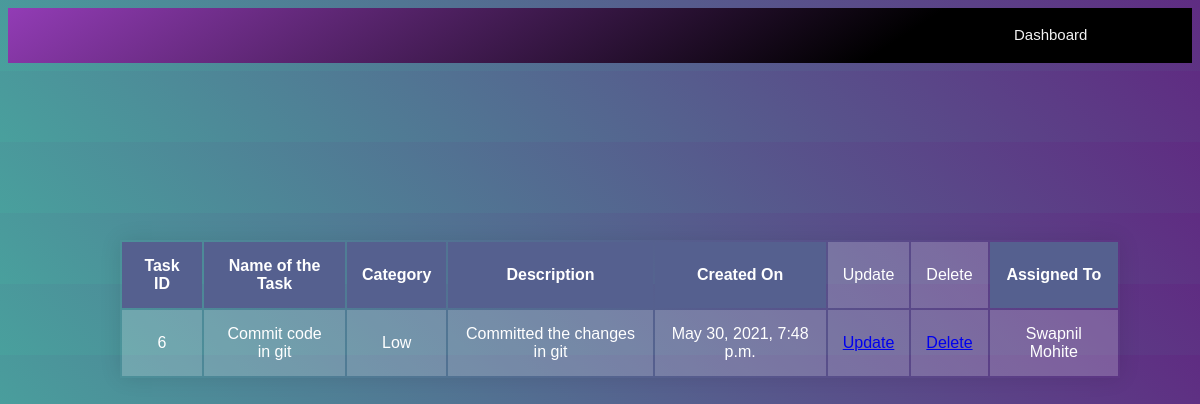
Page /view_task/6/ on the committed database.
### ttt/models.py (models this page shows, shortened)
class Task(models.Model):
	CATEGORY = [
		( 'Low', 'Low'),
		('Medium', 'Medium'),
		('Urgent', 'Urgent'),
		]
	STATUS = [
		('Not Started', 'Not Started'),
		('In Progress', 'In Progress'),
		('Completed', 'Completed'),
		]
	name = models.CharField(max_length=200, null=True)
	category = models.CharField(max_length=200, null=True, choices=CATEGORY)
	description = models.CharField(max_length=200, null=True)
	date_created = models.DateTimeField(auto_now_add=True, null=True)
	member = models.ForeignKey('Member', null=True, on_delete=models.SET_NULL)
	task_status = models.CharField(max_length=200, null=True, choices=STATUS)

class Member(models.Model):
	DESIGNATION = [
		('Developer', 'Developer'),
		('Tester', 'Tester'),
		('Support', 'Support'),
		]
	name = models.CharField(max_length=200, null=True)
	role = models.CharField(max_length=100, null=True, choices=DESIGNATION)
	email = models.CharField(max_length=200, null=True)
	date_created = models.DateTimeField(auto_now_add=True, null=True)

### ttt/views.py (the view)
# urls.py: path('view_task/<int:pk>/', views.view_task, name='view_task'),
def view_task(request, pk):
	tasks = Task.objects.get(id=pk)
	context={
		'tasks' : tasks,
		}
	return render(request, 'ttt/view_task.html', context)

### ttt/templates/ttt/view_task.html
{% extends 'ttt/base.html' %}
{% load static %}
{% block content%}
<link rel="stylesheet" href=" {% static 'css/task_list.css' %}" >
<div class="container">
	<table>
		<thead>
			<tr>
				<th>Task ID </th>
				<th>Name of the Task</th>
				<th>Category</th>
				<th>Description</th>
				<th>Created On</th>
				<td>Update</td>
				<td>Delete</td>
				<th>Assigned To</th>
			</tr>
		</thead>
		<tbody>
				<tr>
					<td>{{ tasks.id }}</td>
					<td>{{ tasks.name }}</td>
					<td>{{ tasks.category }}</td>
					<td>{{ tasks.description }}</td>
					<td>{{ tasks.date_created }}</td>
					<td><a href="{% url 'update_task' tasks.id %}">Update</a></td>
					<td><a href="{% url 'delete_task' tasks.id %}">Delete</a></td>
					<td>{{ tasks.member.name }}</td>
				</tr>
		</tbody>
	</table>
</div>
{% endblock %}

### ttt/static/css/task_list.css (style rules this page uses)
body { font-family: sans-serif; font-weight: 10; height: 50%; background: linear-gradient(45deg, #49a09d, #5f2c82); }
.container { position: absolute; top: 30%; left: 10%; }
table { width: 1000px; border-collapse: seperate; overflow: visible; box-shadow: 0 0 20px rgba(0,0,0,0.1); text-align: center; }
th, td { padding: 15px; background-color: rgba(255,255,255,0.2); color: #ffffff ; text-align: center; }
th { text-align: center; }

### rows in the picture
Task: id "6", name "Commit code in git", category "Low", description "Committed the changes in git", date_created "May 30, 2021, 7:48 p.m.", member.name "Swapnil Mohite"
